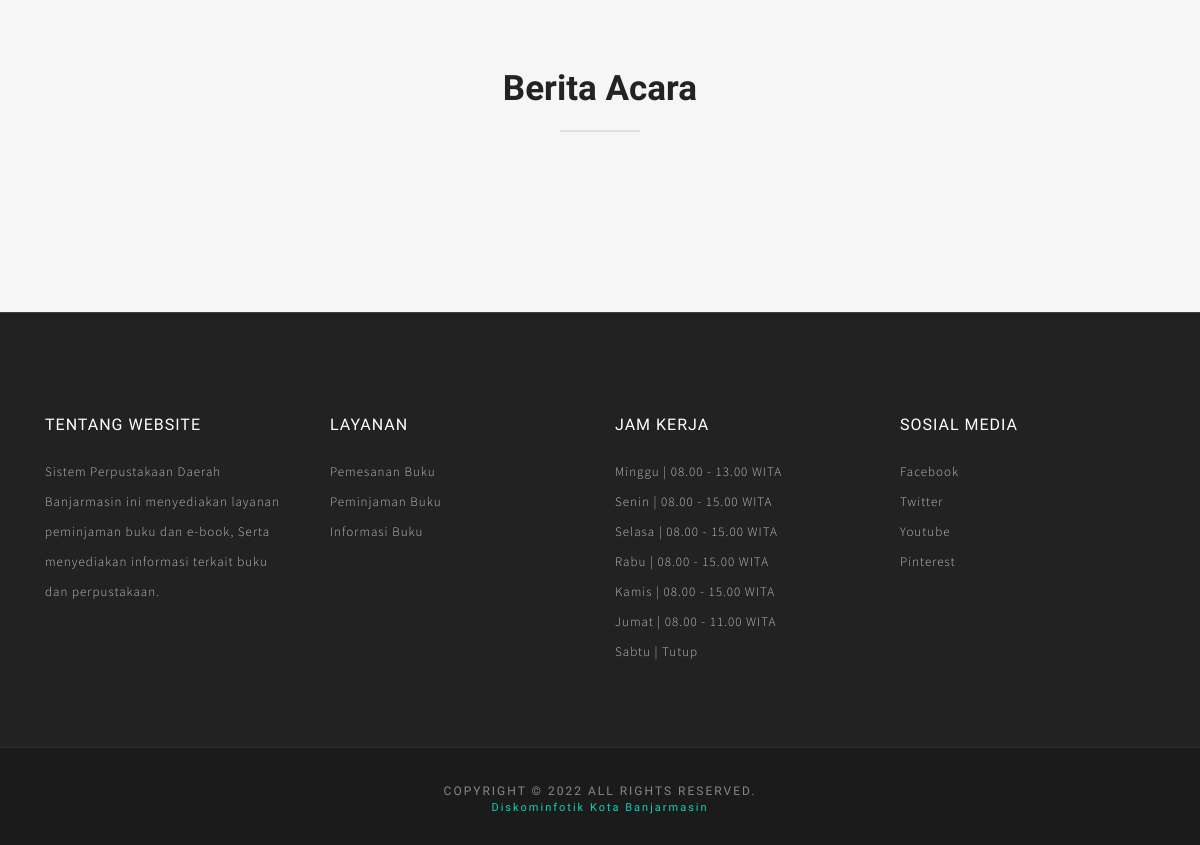
/ (lower part), run on an earlier commit of the app's database.
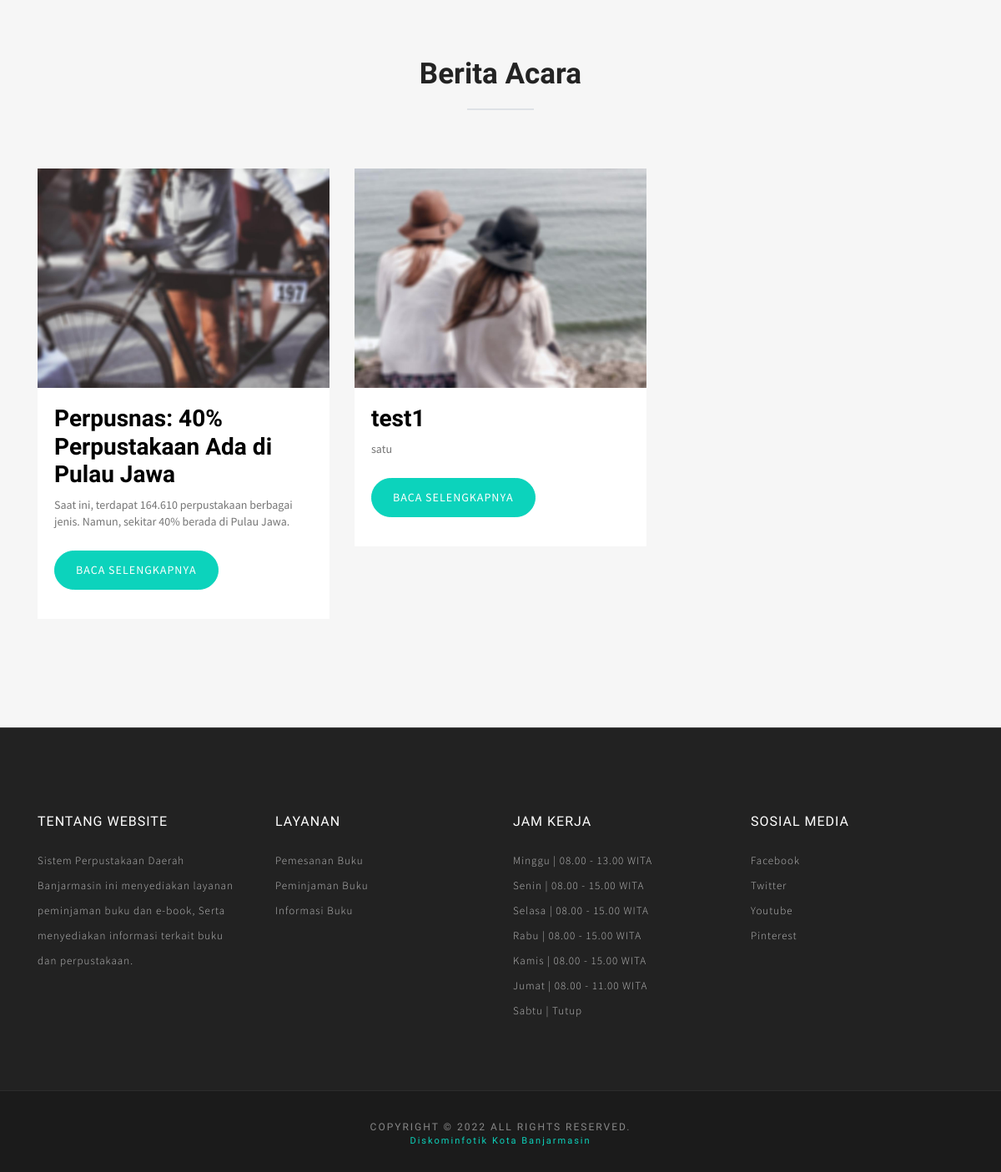
And on a later commit of the database.
### tables this page shows
CREATE TABLE `l_berita` (
  `id` int(11) NOT NULL,
  `judul` varchar(255) NOT NULL,
  `keterangan` text NOT NULL,
  `isi` text NOT NULL,
  `foto` varchar(255) NOT NULL
);

### index.php (the view, shortened to what this page needs)
<?php
require 'admin/config.php';
?>
<!DOCTYPE html>
<html>
<head>
  <link rel="stylesheet" href="Front-end/plugins/themefisher-font/style.css">
  <link rel="stylesheet" href="Front-end/plugins/bootstrap/css/bootstrap.min.css">
  <link rel="stylesheet" href="Front-end/plugins/lightbox2/dist/css/lightbox.min.css">
  <link rel="stylesheet" href="Front-end/plugins/animate/animate.css">
  <link rel="stylesheet" href="Front-end/plugins/slick/slick.css">
  <link rel="stylesheet" href="Front-end/css/style.css">
</head>
<body id="body">
<section class="blog" id="blog">
	<div class="container">
        <?php
          $stmt_berita = $pdo_conn->prepare("SELECT * FROM l_berita ORDER BY tanggal LIMIT 3 ");
          $stmt_berita->execute();
          $result_berita = $stmt_berita->fetchAll();
        ?>
		<div class="row">
			<div class="col-12">
				<div class="title text-center ">
					<h2> Berita <span class="color">Acara</span></h2>
					<div class="border"></div>
				</div>
			</div>
      <?php
        		if(!empty($result_berita)) {
        		foreach($result_berita as $row) {
        ?>
			  <article class="col-md-4 col-sm-6 col-xs-12 clearfix ">
				<div class="post-item">
					<div class="media-wrapper">
						<?php echo "<img src='Front-end/images/blog/$row[foto]' alt='amazing caves coverimage' class='img-fluid'>"?>
					</div>
					<div class="content">
          <?php echo "<h3><a href='Front-end/single-post.php?id=$row[id]'>$row[judul]</a></h3>"?>
						<?php echo "<p>$row[keterangan]</p>"?>
            <a class='btn btn-main' href="Front-end/single-post.php?id=<?php echo $row['id']; ?>">Baca selengkapnya</a>
					</div>
				</div>
			</article>
      <?php
            }
          }
          ?>
		</div>
	</div>
</section>
<footer id="footer" class="bg-one">
  <div class="top-footer">
    <div class="container">
      <div class="row">
        <div class="col-sm-3 col-md-3 col-lg-3">
          <h3>Tentang Website</h3>
          <p>Sistem Perpustakaan Daerah Banjarmasin ini menyediakan layanan peminjaman buku dan e-book, Serta menyediakan informasi terkait buku dan perpustakaan.</p>
        </div>
        <div class="col-sm-3 col-md-3 col-lg-3">
          <ul>
            <li><h3>Layanan </h3></li>
            <li><a href="#">Pemesanan Buku</a></li>
            <li><a href="#">Peminjaman Buku</a></li>
            <li><a href="#">informasi Buku</a></li>
          </ul>
        </div>
        <div class="col-sm-3 col-md-3 col-lg-3">
          <ul>
            <li><h3>Jam Kerja</h3></li>
			      <li><a href="#">Minggu | 08.00 - 13.00 WITA</a></li>
            <li><a href="#">Senin | 08.00 - 15.00 WITA</a></li>
			      <li><a href="#">Selasa | 08.00 - 15.00 WITA</a></li>
			      <li><a href="#">Rabu | 08.00 - 15.00 WITA</a></li>
			      <li><a href="#">Kamis | 08.00 - 15.00 WITA</a></li>
            <li><a href="#">Jumat | 08.00 - 11.00 WITA </a></li>
			      <li><a href="#">Sabtu | Tutup</a></li>
          </ul>
        </div>
        <div class="col-sm-3 col-md-3 col-lg-3">
          <ul>
            <li><h3>Sosial Media</h3></li>
            <li><a href="#">Facebook</a></li>
            <li><a href="#">Twitter</a></li>
            <li><a href="#">Youtube</a></li>
            <li><a href="#">Pinterest</a></li>
          </ul>
        </div>
      </div>
    </div>
  </div>
  <div class="footer-bottom">
    <h5>Copyright &copy;  All rights reserved.</h5>
    <h6><a href="">Diskominfotik Kota Banjarmasin </a></h6>
  </div>
</footer>
  </body>
  </html>

What changed in the data, as far as the page shows it:
added l_berita: foto (picture), judul "Perpusnas: 40% Perpustakaan Ada di Pulau Jawa", keterangan "Saat ini, terdapat 164.610 perpustakaan berbagai jenis. Namun, sekitar 40% berada di Pulau Jawa."
added l_berita: foto (picture), judul "test1", keterangan "satu"
